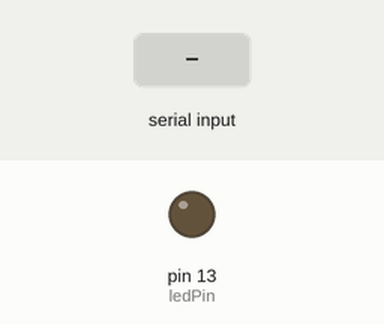
Bench run of a sketch on a simulated Arduino Uno, built with avr-gcc and run on an emulated ATmega328P. Shown: output pins drawn as LEDs (lit = HIGH). Inputs (shaded band) come from the test bench.

Above: at 1.2 s.
1.3 s: "TEST\n" received over Serial
At 2.6 s:
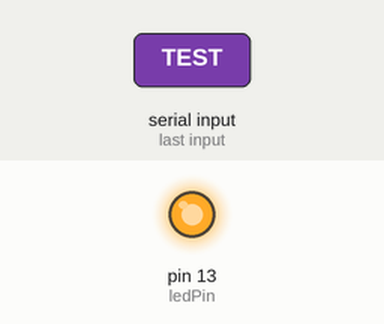
Timing chart, 0 to 4.3 s (numbered marks = the images above; inputs shaded):
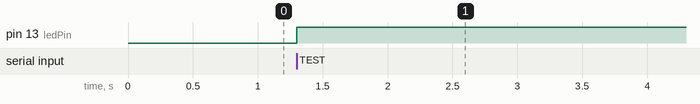

Measured:
- after the input at 1.3 s, pin 13 (ledPin): LOW → HIGH at once

The sketch:

test_logic.ino
```cpp
const int ledPin = LED_BUILTIN;

void setup() {
  pinMode(ledPin, OUTPUT);
  digitalWrite(ledPin, LOW);

  Serial.begin(115200);
}

void loop() {
  if (Serial.available() > 0) {
    String message = Serial.readStringUntil('\n');
    message.trim();

    if (message == "TEST") {
      digitalWrite(ledPin, !digitalRead(ledPin));
    }
  }
}
```
